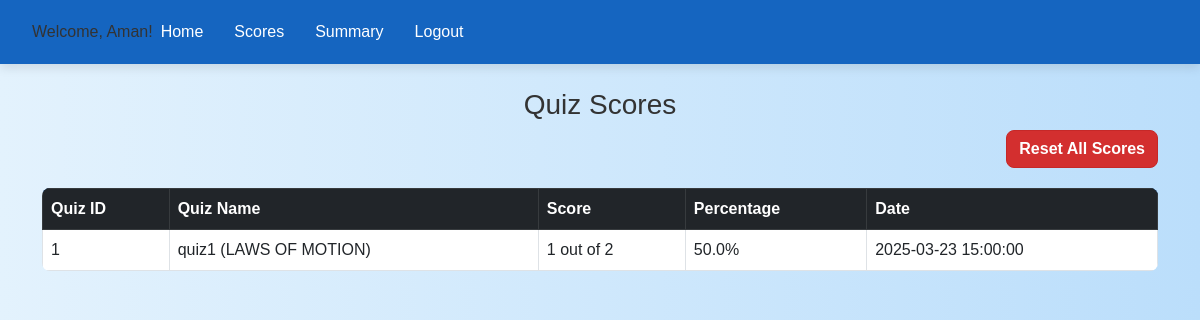
The app's page /scores (signed in), older data.
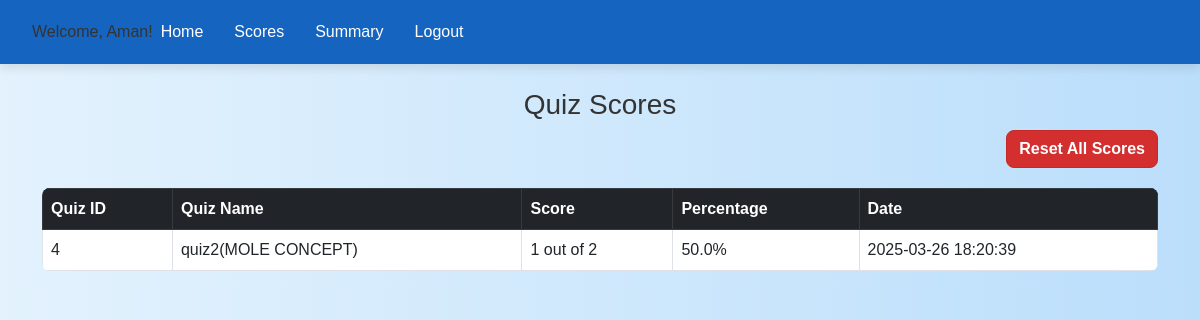
The same page, newer data.
### app.py (models this page shows)
class Quiz(db.Model):
    id = db.Column(db.Integer, primary_key=True)
    name = db.Column(db.String(100), nullable=False)
    chapter_id = db.Column(db.Integer, db.ForeignKey('chapter.id'), nullable=False)
    duration = db.Column(db.String(10), nullable=False)
    chapter = db.relationship('Chapter', back_populates='quizzes')
    questions = db.relationship('Question', back_populates='quiz', lazy=True)

class Score(db.Model):
    id = db.Column(db.Integer, primary_key=True)
    user_id = db.Column(db.Integer, db.ForeignKey('user.id'), nullable=False)
    quiz_id = db.Column(db.Integer, db.ForeignKey('quiz.id'), nullable=False)
    score = db.Column(db.Integer, nullable=False)
    timestamp = db.Column(db.String(20))
    user = db.relationship('User', backref='scores', lazy=True)
    quiz = db.relationship('Quiz', backref='scores', lazy=True)

### app.py (the view)
@app.route('/scores')
def scores():
    if 'user_id' not in session:
        return redirect(url_for('userlogin'))
    user_id = session['user_id']
    user_scores = db.session.query(Score, Quiz)\
        .join(Quiz)\
        .filter(Score.user_id == user_id)\
        .order_by(Score.timestamp.desc())\
        .all()
    score_data = []
    for score, quiz in user_scores:
        question_count = Question.query.filter_by(quiz_id=quiz.id).count()
        percentage = (score.score / question_count * 100) if question_count > 0 else 0
        score_data.append({
            'score': score,
            'quiz': quiz,
            'question_count': question_count,
            'percentage': round(percentage, 2)
        })
    return render_template('scores.html', scores=score_data)

### app.py (called while the page is built)
@app.after_request
def add_header(response):
    response.headers["Cache-Control"] = "no-store, no-cache, must-revalidate, public, max-age=0"
    response.headers["Pragma"] = "no-cache"
    response.headers["Expires"] = "0"
    return response

### templates/scores.html (shortened to what this page needs)
<!DOCTYPE html>
<html lang="en">
<head>
    <link rel="stylesheet" href="https://cdn.jsdelivr.net/npm/bootstrap@5.3.0/dist/css/bootstrap.min.css">
    <link rel = "stylesheet" href="/static/style.css">
</head>
<body>
    <header>
        <nav class="navbar navbar-expand-lg bg-light">
            <div class="container-fluid">
                <div class="welcome-text">
                    Welcome, {{ session['fullname'] }}!
                </div>
                <div class="collapse navbar-collapse" id="navbarSupportedContent">
                    <ul class="navbar-nav me-auto mb-2 mb-lg-0">
                        <li class="nav-item"><a class="nav-link" href="{{ url_for('user_dashboard') }}">Home</a></li>
                        <li class="nav-item"><a class="nav-link" href="{{ url_for('scores') }}">Scores</a></li>
                        <li class="nav-item"><a class="nav-link" href="#">Summary</a></li>
                        <li class="nav-item"><a class="nav-link" href="{{ url_for('index') }}">Logout</a></li>
                    </ul>
                </div>
            </div>
        </nav>
    </header>
    <div class="container mt-4">
        <h3 class="text-center">Quiz Scores</h3>
        {% if scores %}
        <div class="d-flex justify-content-end mb-3">
            <form action="{{ url_for('reset_scores') }}" method="POST" onsubmit="return confirm('Are you sure you want to reset all your quiz scores? This action cannot be undone.')">
                <button type="submit" class="btn btn-danger">Reset All Scores</button>
            </form>
        </div>
        <table class="table table-bordered">
            <thead class="table-dark">
                <tr>
                    <th>Quiz ID</th>
                    <th>Quiz Name</th>
                    <th>Score</th>
                    <th>Percentage</th>
                    <th>Date</th>
                </tr>
            </thead>
            <tbody>
                {% for data in scores %}
                <tr>
                    <td>{{ data.quiz.id }}</td>
                    <td>{{ data.quiz.name }}</td>
                    <td>{{ data.score.score }} out of {{ data.question_count }}</td>
                    <td>{{ data.percentage }}%</td>
                    <td>{{ data.score.timestamp }}</td>
                </tr>
                {% endfor %}
            </tbody>
        </table>
        {% else %}
        <div class="alert alert-info text-center">
            No scores available yet. Complete a quiz to see your results!
        </div>
        {% endif %}
    </div>
</body>
</html>

Row changes from the older to the newer data that the page shows:
removed Quiz: quiz.id "1", quiz.name "quiz1 (LAWS OF MOTION)"
removed Score: score.score "1", score.timestamp "2025-03-23 15:00:00"
now on this page (row edited): Quiz: quiz.id "4", quiz.name "quiz2(MOLE CONCEPT)"
added Score: score.score "1", score.timestamp "2025-03-26 18:20:39"
Text that changed along with them:
new list line: "out of 2 50.0 %"
list line gone: "out of 2 50.0 %"
